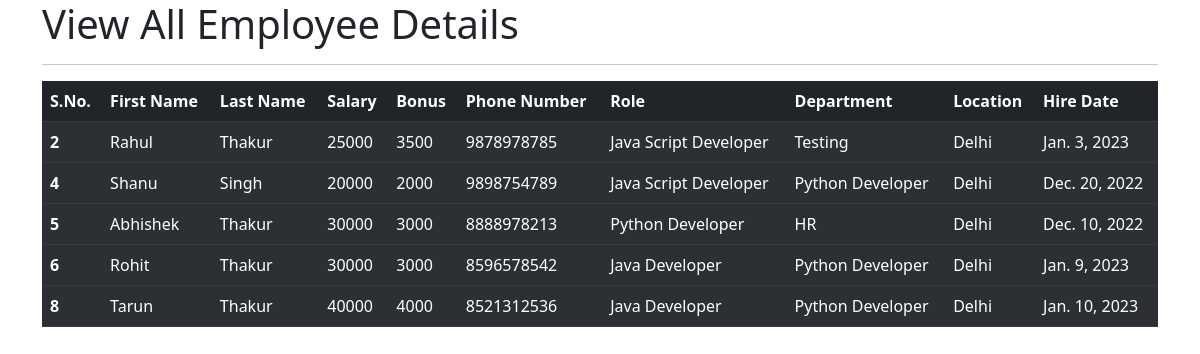
The page /view_all_emp on the database its author committed.
### emp_app/models.py (models this page shows, shortened)
class Employee(models.Model):
    first_name = models.CharField(max_length=100, null=False)
    last_name = models.CharField(max_length=100)
    dept = models.ForeignKey(Department, on_delete=models.CASCADE)
    salary = models.IntegerField(default=0)
    bonus = models.IntegerField(default=0)
    role = models.ForeignKey(Role, on_delete=models.CASCADE)
    phone = models.IntegerField(default=0)
    hire_date = models.DateField()
    def __str__(self):
        return "%s %s %s" %(self.first_name, self.last_name, self.phone )

class Role(models.Model):
    name = models.CharField(max_length=100, null=False)

class Department(models.Model):
    name = models.CharField(max_length=100, null=False)
    location = models.CharField(max_length=100)

### emp_app/views.py (the view)
# urls.py: path('view_all_emp', views.view_all_emp, name='view_all_emp'),
def view_all_emp (request):
    emps = Employee.objects.all()
    context={
        'emps' : emps
    }
    print(context)
    return render(request, 'view_all_emp.html', context)

### emp_app/templates/view_all_emp.html (shortened to what this page needs)
<!DOCTYPE html>
<html lang="en">
<head>
    <link href="https://cdn.jsdelivr.net/npm/bootstrap@5.3.0-alpha1/dist/css/bootstrap.min.css" rel="stylesheet">
</head>
<body>
    <div class="container">
    <h1>View All Employee Details</h1><hr>
    <table class="table table-dark table-striped">
  <thead>
    <tr>
      <th scope="col">S.No.</th>
      <th scope="col">First Name</th>
      <th scope="col">Last Name</th>
      <th scope="col">Salary</th>
      <th scope="col">Bonus</th>
      <th scope="col">Phone Number</th>
      <th scope="col">Role</th>
      <th scope="col">Department</th>
      <th scope="col">Location</th>
      <th scope="col">Hire Date</th>
    </tr>
  </thead>
      {% for emp in emps %}
  <tbody>
    <tr>
      <th scope="row">{{emp.id}}</th>
      <td>{{emp.first_name}}</td>
      <td>{{emp.last_name}}</td>
      <td>{{emp.salary}}</td>
      <td>{{emp.bonus}}</td>
       <td>{{emp.phone}}</td>
      <td>{{emp.role.name}}</td>
      <td>{{emp.dept.name}}</td>
      <td>{{emp.dept.location}}</td>
      <td>{{emp.hire_date}}</td>
    </tr>
  </tbody>
        {% endfor %}
</table>
</div>
</body>
</html>

### rows shown on the page
Employee: id "2", first_name "Rahul", last_name "Thakur", salary "25000", bonus "3500", phone "9878978785", role.name "Java Script Developer", dept.name "Testing", dept.location "Delhi", hire_date "Jan. 3, 2023"
Employee: id "4", first_name "Shanu", last_name "Singh", salary "20000", bonus "2000", phone "9898754789", role.name "Java Script Developer", dept.name "Python Developer", dept.location "Delhi", hire_date "Dec. 20, 2022"
Employee: id "5", first_name "Abhishek", last_name "Thakur", salary "30000", bonus "3000", phone "8888978213", role.name "Python Developer", dept.name "HR", dept.location "Delhi", hire_date "Dec. 10, 2022"
Employee: id "6", first_name "Rohit", last_name "Thakur", salary "30000", bonus "3000", phone "8596578542", role.name "Java Developer", dept.name "Python Developer", dept.location "Delhi", hire_date "Jan. 9, 2023"
Employee: id "8", first_name "Tarun", last_name "Thakur", salary "40000", bonus "4000", phone "8521312536", role.name "Java Developer", dept.name "Python Developer", dept.location "Delhi", hire_date "Jan. 10, 2023"
